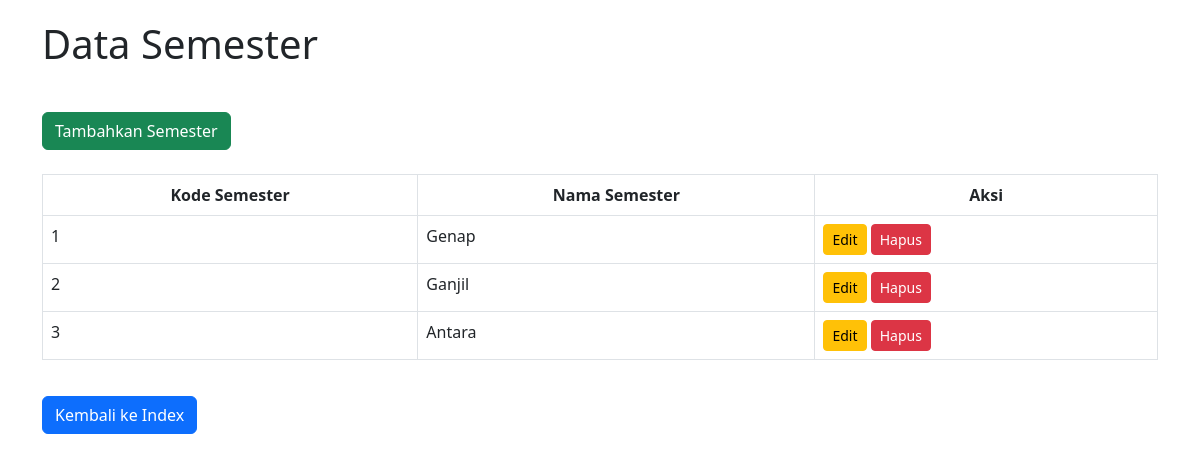
Page /admin/semester/index.php (signed in) on the committed database.
### tables this page shows
CREATE TABLE `tbl_semester` (
  `kd_semester` int(11) NOT NULL,
  `semester` varchar(50) NOT NULL
);

### admin/semester/index.php (the view, shortened to what this page needs)
<?php
$host = "localhost";
$username = "root";
$password = "";
$dbname = "db_pelatihan";
$conn = new mysqli($host, $username, $password, $dbname);
$semester_sql = "SELECT * FROM tbl_semester";
$semester_result = $conn->query($semester_sql);
?>
<!DOCTYPE html>
<html lang="en">
<head>
    <link href="https://cdn.jsdelivr.net/npm/bootstrap@5.3.0/dist/css/bootstrap.min.css" rel="stylesheet">
</head>
<body>
    <div class="container">
        <h1 class="mb-4">Data Semester</h1>
        <button type="button" class="btn btn-success mb-4" onclick="window.location.href='tambah.php'">Tambahkan Semester</button>
        <table class="table table-bordered">
            <thead>
                <tr>
                    <th style="text-align: center; vertical-align: middle;">Kode Semester</th>
                    <th style="text-align: center; vertical-align: middle;">Nama Semester</th>
                    <th style="text-align: center; vertical-align: middle;">Aksi</th>
                </tr>
            </thead>
            <tbody>
                <?php
                if ($semester_result->num_rows > 0) {
                    while ($row = $semester_result->fetch_assoc()) {
                        echo "<tr>
                                <td>{$row['kd_semester']}</td>
                                <td>{$row['semester']}</td>
                                <td>
                                    <a href='edit.php?id={$row['kd_semester']}' class='btn btn-warning btn-sm'>Edit</a>
                                    <a href='hapus.php?id={$row['kd_semester']}' class='btn btn-danger btn-sm' onclick='return confirm(\"Apakah Anda yakin ingin menghapus data ini?\");'>Hapus</a>
                                </td>
                              </tr>";
                    }
                } else {
                    echo "<tr>
                            <td colspan='3' style='text-align:center;'>Tidak ada data semester yang tersedia.</td>
                          </tr>";
                }
                ?>
            </tbody>
        </table>
        <button type="button" class="btn btn-primary" onclick="window.location.href='../../index.php'">Kembali ke Index</button>
    </div>
</body>
</html>

### admin/semester/index.php (style rules this page uses)
table { border-collapse: collapse; width: 100%; }
th, td { padding: 10px; text-align: left; border: 1px solid #dee2e6; }
th { background-color: #f2f2f2; }
.container { margin-top: 20px; }
button { margin-top: 20px; }

### rows in the picture
tbl_semester: kd_semester "1", semester "Genap"
tbl_semester: kd_semester "2", semester "Ganjil"
tbl_semester: kd_semester "3", semester "Antara"
